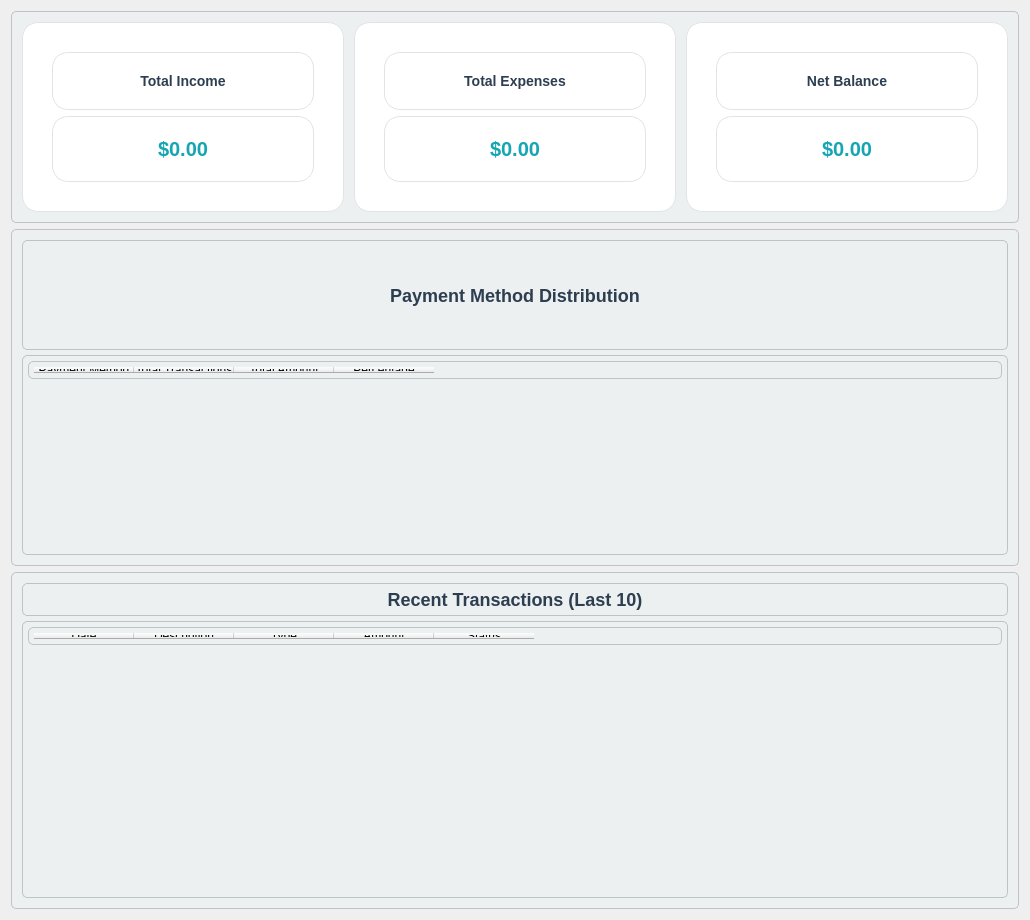
                    <widget class="QWidget" name="paymentStatsScrollContent">
                     <property name="geometry">
                      <rect>
                       <x>0</x>
                       <y>0</y>
                       <width>1030</width>
                       <height>920</height>
                      </rect>
                     </property>
                     <layout class="QVBoxLayout" name="paymentStatsContentLayout">
                      <item>
                       <widget class="QFrame" name="paymentSummaryFrame">
                        <property name="styleSheet">
                         <string notr="true">background: #ecf0f1; border: 1px solid #bdc3c7; border-radius: 5px; padding: 5px;</string>
                        </property>
                        <property name="frameShape">
                         <enum>QFrame::Shape::StyledPanel</enum>
                        </property>
                        <layout class="QHBoxLayout" name="paymentSummaryLayout">
                         <property name="spacing">
                          <number>10</number>
                         </property>
                         <property name="leftMargin">
                          <number>5</number>
                         </property>
                         <property name="topMargin">
                          <number>5</number>
                         </property>
                         <property name="rightMargin">
                          <number>5</number>
                         </property>
                         <property name="bottomMargin">
                          <number>5</number>
                         </property>
                         <item>
                          <widget class="QFrame" name="totalIncomeCard">
                           <property name="styleSheet">
                            <string notr="true">background-color: white; border: 1px solid #e0e4e7; border-radius: 16px; padding: 20px;</string>
                           </property>
                           <layout class="QVBoxLayout" name="totalIncomeLayout">
                            <item>
                             <widget class="QLabel" name="totalIncomeLabel">
                              <property name="styleSheet">
                               <string notr="true">font-weight: bold; font-size: 14px; color: #2c3e50;</string>
                              </property>
                              <property name="text">
                               <string>Total Income</string>
                              </property>
                              <property name="alignment">
                               <set>Qt::AlignmentFlag::AlignCenter</set>
                              </property>
                             </widget>
                            </item>
                            <item>
                             <widget class="QLabel" name="totalIncomeValue">
                              <property name="styleSheet">
                               <string notr="true">font-size: 20px; font-weight: bold; color: #16a5b3;</string>
                              </property>
                              <property name="text">
                               <string>$0.00</string>
                              </property>
                              <property name="alignment">
                               <set>Qt::AlignmentFlag::AlignCenter</set>
                              </property>
                             </widget>
                            </item>
                           </layout>
                          </widget>
                         </item>
                         <item>
                          <widget class="QFrame" name="totalExpenseCard">
                           <property name="styleSheet">
                            <string notr="true">background-color: white; border: 1px solid #e0e4e7; border-radius: 16px; padding: 20px;</string>
                           </property>
                           <layout class="QVBoxLayout" name="totalExpenseLayout">
                            <item>
                             <widget class="QLabel" name="totalExpenseLabel">
                              <property name="styleSheet">
                               <string notr="true">font-weight: bold; font-size: 14px; color: #2c3e50;</string>
                              </property>
                              <property name="text">
                               <string>Total Expenses</string>
                              </property>
                              <property name="alignment">
                               <set>Qt::AlignmentFlag::AlignCenter</set>
                              </property>
                             </widget>
                            </item>
                            <item>
                             <widget class="QLabel" name="totalExpenseValue">
                              <property name="styleSheet">
                               <string notr="true">font-size: 20px; font-weight: bold; color: #16a5b3;</string>
                              </property>
                              <property name="text">
                               <string>$0.00</string>
                              </property>
                              <property name="alignment">
                               <set>Qt::AlignmentFlag::AlignCenter</set>
                              </property>
                             </widget>
                            </item>
                           </layout>
                          </widget>
                         </item>
                         <item>
                          <widget class="QFrame" name="netBalanceCard">
                           <property name="styleSheet">
                            <string notr="true">background-color: white; border: 1px solid #e0e4e7; border-radius: 16px; padding: 20px;</string>
                           </property>
                           <layout class="QVBoxLayout" name="netBalanceLayout">
                            <item>
                             <widget class="QLabel" name="netBalanceLabel">
                              <property name="styleSheet">
                               <string notr="true">font-weight: bold; font-size: 14px; color: #2c3e50;</string>
                              </property>
                              <property name="text">
                               <string>Net Balance</string>
                              </property>
                              <property name="alignment">
                               <set>Qt::AlignmentFlag::AlignCenter</set>
                              </property>
                             </widget>
                            </item>
                            <item>
                             <widget class="QLabel" name="netBalanceValue">
                              <property name="styleSheet">
                               <string notr="true">font-size: 20px; font-weight: bold; color: #16a5b3;</string>
                              </property>
                              <property name="text">
                               <string>$0.00</string>
                              </property>
                              <property name="alignment">
                               <set>Qt::AlignmentFlag::AlignCenter</set>
                              </property>
                             </widget>
                            </item>
                           </layout>
                          </widget>
                         </item>
                        </layout>
                       </widget>
                      </item>
                      <item>
                       <widget class="QFrame" name="paymentChartsFrame">
                        <property name="styleSheet">
                         <string notr="true">background: #ecf0f1; border: 1px solid #bdc3c7; border-radius: 5px; padding: 5px;</string>
                        </property>
                        <property name="frameShape">
                         <enum>QFrame::Shape::StyledPanel</enum>
                        </property>
                        <layout class="QVBoxLayout" name="paymentChartsLayout">
                         <property name="spacing">
                          <number>5</number>
                         </property>
                         <property name="leftMargin">
                          <number>5</number>
                         </property>
                         <property name="topMargin">
                          <number>5</number>
                         </property>
                         <property name="rightMargin">
                          <number>5</number>
                         </property>
                         <property name="bottomMargin">
                          <number>5</number>
                         </property>
                         <item>
                          <widget class="QLabel" name="paymentChartsTitle">
                           <property name="styleSheet">
                            <string notr="true">font-size: 18px; font-weight: bold; color: #2c3e50;</string>
                           </property>
                           <property name="text">
                            <string>Payment Method Distribution</string>
                           </property>
                           <property name="alignment">
                            <set>Qt::AlignmentFlag::AlignCenter</set>
                           </property>
                          </widget>
                         </item>
                         <item>
                          <widget class="QTableWidget" name="paymentMethodStatsTable">
                           <property name="maximumSize">
                            <size>
                             <width>16777215</width>
                             <height>200</height>
                            </size>
                           </property>
                           <property name="alternatingRowColors">
                            <bool>true</bool>
                           </property>
                           <property name="selectionBehavior">
                            <enum>QAbstractItemView::SelectionBehavior::SelectRows</enum>
                           </property>
                           <column>
                            <property name="text">
                             <string>Payment Method</string>
                            </property>
                           </column>
                           <column>
                            <property name="text">
                             <string>Total Transactions</string>
                            </property>
                           </column>
                           <column>
                            <property name="text">
                             <string>Total Amount</string>
                            </property>
                           </column>
                           <column>
                            <property name="text">
                             <string>Percentage</string>
                            </property>
                           </column>
                          </widget>
                         </item>
                        </layout>
                       </widget>
                      </item>
                      <item>
                       <widget class="QFrame" name="recentPaymentsFrame">
                        <property name="styleSheet">
                         <string notr="true">background: #ecf0f1; border: 1px solid #bdc3c7; border-radius: 5px; padding: 5px;</string>
                        </property>
                        <property name="frameShape">
                         <enum>QFrame::Shape::StyledPanel</enum>
                        </property>
                        <layout class="QVBoxLayout" name="recentPaymentsLayout">
                         <property name="spacing">
                          <number>5</number>
                         </property>
                         <property name="leftMargin">
                          <number>5</number>
                         </property>
                         <property name="topMargin">
                          <number>5</number>
                         </property>
                         <property name="rightMargin">
                          <number>5</number>
                         </property>
                         <property name="bottomMargin">
                          <number>5</number>
                         </property>
                         <item>
                          <widget class="QLabel" name="recentPaymentsTitle">
                           <property name="styleSheet">
                            <string notr="true">font-size: 18px; font-weight: bold; color: #2c3e50;</string>
                           </property>
                           <property name="text">
                            <string>Recent Transactions (Last 10)</string>
                           </property>
                           <property name="alignment">
                            <set>Qt::AlignmentFlag::AlignCenter</set>
                           </property>
                          </widget>
                         </item>
                         <item>
                          <widget class="QTableWidget" name="recentPaymentsTable">
                           <property name="maximumSize">
                            <size>
                             <width>16777215</width>
                             <height>300</height>
                            </size>
                           </property>
                           <property name="alternatingRowColors">
                            <bool>true</bool>
                           </property>
                           <property name="selectionBehavior">
                            <enum>QAbstractItemView::SelectionBehavior::SelectRows</enum>
                           </property>
                           <column>
                            <property name="text">
                             <string>Date</string>
                            </property>
                           </column>
                           <column>
                            <property name="text">
                             <string>Description</string>
                            </property>
                           </column>
                           <column>
                            <property name="text">
                             <string>Type</string>
                            </property>
                           </column>
                           <column>
                            <property name="text">
                             <string>Amount</string>
                            </property>
                           </column>
                           <column>
                            <property name="text">
                             <string>Status</string>
                            </property>
                           </column>
                          </widget>
                         </item>
                        </layout>
                       </widget>
                      </item>
                     </layout>
                    </widget>
